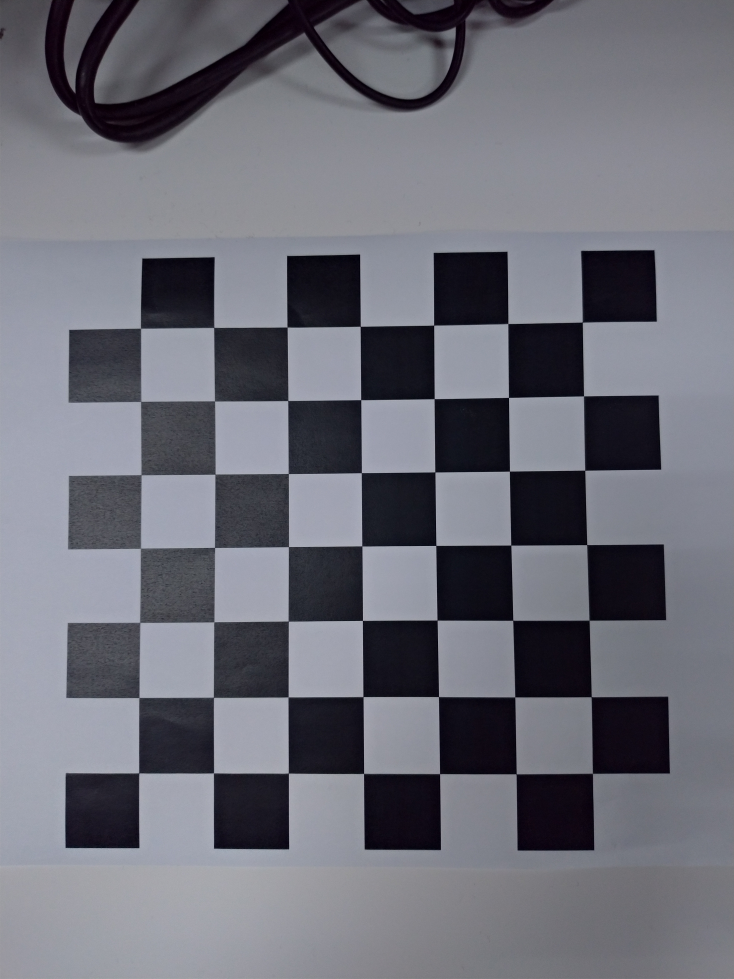
#> input picture CameraCalibration/CV2019_HW1/data/0000.jpg, 2936 x 3916 px (shown at 1/4 size); its folder holds only this picture in this run
$ jupyter execute --allow-errors CameraCallibration.ipynb
#> lines starting #> are read from the running program, lines starting #| are printed output that depends on the picture
[cell 1]
import numpy as np
import cv2
import glob
import matplotlib.pyplot as plt
import camera_calibration_show_extrinsics as show
from PIL import Image

[cell 2]
# prepare object points, like (0,0,0), (1,0,0), (2,0,0) ....,(6,5,0)
# (8,6) is for the given testing images.
# If you use the another data (e.g. pictures you take by your smartphone),
# you need to set the corresponding numbers.
corner_x = 7
corner_y = 7
objp = np.zeros((corner_x*corner_y,3), np.float32)
objp[:,:2] = np.mgrid[0:corner_x, 0:corner_y].T.reshape(-1,2)

# Arrays to store object points and image points from all the images.
objpoints = [] # 3d points in real world space
imgpoints = [] # 2d points in image plane.

# Make a list of calibration images
images = glob.glob('data/*.jpg')

# Step through the list and search for chessboard corners
print('Start finding chessboard corners...')
for idx, fname in enumerate(images):
    img = cv2.imread(fname)
#> img is the input picture: shape (3916, 2936, 3); mean B, G, R 119, 109.5, 108.7
    gray = cv2.cvtColor(img, cv2.COLOR_BGR2GRAY)
    plt.imshow(gray)

    #Find the chessboard corners
    print('find the chessboard corners of',fname)
    ret, corners = cv2.findChessboardCorners(gray, (corner_x,corner_y), None)
#> ret = True; corners = 49 rows, first 8: [2329.3, 1288.7], [2334.3, 1585.9], [2339.3, 1881.6], [2347.6, 2180.1], [2357, 2482.5], [2366.3, 2787.1], [2369.5, 3095.4], [2032, 1296.7]

    # If found, add object points, image points
    if ret == True:
        objpoints.append(objp)
        imgpoints.append(corners)

        # Draw and display the corners
        cv2.drawChessboardCorners(img, (corner_x,corner_y), corners, ret)
        plt.imshow(img)


#######################################################################################################
#                                Homework 1 Camera Calibration                                        #
#               You need to implement camera calibration(02-camera p.76-80) here.                     #
#   DO NOT use the function directly, you need to write your own calibration function from scratch.   #
#                                          H I N T                                                    #
#                        1.Use the points in each images to find Hi                                   #
#                        2.Use Hi to find out the intrinsic matrix K                                  #
#                        3.Find out the extrensics matrix of each images.                             #
#######################################################################################################
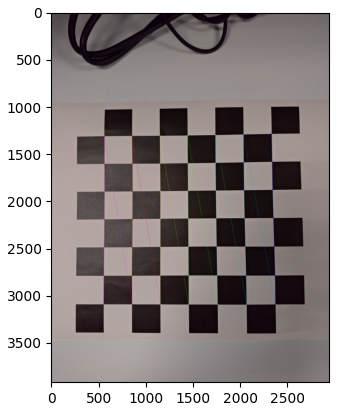
#> figure drawn by matplotlib, 1 panel; B, G, R data is drawn as R, G, B

[cell 3]
def callibrateCamera(objpoints, imgpoints, corner_x, corner_y):
#> called with corner_x = 7, corner_y = 7
    num_points = corner_x*corner_y
    H_list = []
    for objp, imgp in zip(objpoints,imgpoints):
        # Homography
        A = np.zeros((num_points*2, 9))
        for i in range(num_points):
            A[i*2,:] = [objp[i,0], objp[i,1], 1, 0, 0, 0, -objp[i,0]*imgp[i,0,0], -objp[i,1]*imgp[i,0,0], -imgp[i,0,0]]
            A[i*2+1,:] = [0, 0, 0, objp[i,0], objp[i,1], 1, -objp[i,0]*imgp[i,0,1], -objp[i,1]*imgp[i,0,1], -imgp[i,0,1]]
        [U,S,V]=np.linalg.svd(A)
        m = V[np.argmin(S)]
        m *= 1/m[-1]
        #print("This value should be close to zero: "+str(np.sum(np.dot(A,m))))
        H = m.reshape((3,3))
        H_list.append(H)
#> this loop made 1 pass
#> pass 1, in callibrateCamera, `[U,S,V]=np.linalg.svd(A)`:
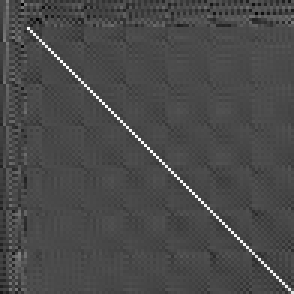
#> U: shape (98, 98) float64 (shown 3 times larger); min -0.395, max 0.97, mean -0.00021; drawn with min black and max white
#> after the loop, H_list = [[[-4.67, -291.7, 2327.6], [284.8, 7.71, 1293.5], [-0.00495, 0.00258, 1]]]
    # intrinsic matrix
    def get_intrinsic_parameters(H_r):
        M = len(H_r)
#> M = 1
        V = np.zeros((2*M, 6), np.float64)

        def v_pq(p, q, H):
            v = np.array([
                    H[0, p]*H[0, q],
                    H[0, p]*H[1, q] + H[1, p]*H[0, q],
                    H[1, p]*H[1, q],
                    H[2, p]*H[0, q] + H[0, p]*H[2, q],
                    H[2, p]*H[1, q] + H[1, p]*H[2, q],
                    H[2, p]*H[2, q]
                ])
            return v

        for i in range(M):
            H = H_r[i]
            V[2*i] = v_pq(p=0, q=1, H=H)
            V[2*i + 1] = np.subtract(v_pq(p=0, q=0, H=H), v_pq(p=1, q=1, H=H))
#> this loop made 1 pass
#> after the loop, V = [[1361.8, -83106.2, 2196.8, 1.43, 0.698, -1.28e-05], [-85039.4, 1839.1, 81066.3, 1.55, -2.86, 1.79e-05]]

        # solve V.b = 0
        [U,S,V]=np.linalg.svd(V)
#> U = [[-0.0131, 1], [1, 0.0131]]; S = [117507.5, 83139.2]; V = [[-0.724, 0.0249, 0.69, 1.31e-05, -2.44e-05, 1.53e-10], [0.00294, -0.999, 0.0392, 1.75e-05, 7.94e-06, -1.51e-10], [0.69, 0.0304, 0.723, 1.03e-06, 1.33e-05, -1.22e-10], [8.69e-06, 1.71e-05, -1.04e-05, 1, 3.47e-10, -1.93e-15], [-2.69e-05, 8.14e-06, 6.91e-06, -1.8e-10, 1, 4.51e-15], [1.95e-10, -1.51e-10, -1.2e-11, 2.69e-15, 2.05e-15, 1]]
        b = V[np.argmin(S)]
#> b = [0.00294, -0.999, 0.0392, 1.75e-05, 7.94e-06, -1.51e-10]
        return b

    b = get_intrinsic_parameters(H_list)

    B = [[b[0], b[1], b[3]],
        [b[1], b[2], b[4]],
        [b[3], b[4], b[5]]]
#> B = [[0.00294, -0.999, 1.75e-05], [-0.999, 0.0392, 7.94e-06], [1.75e-05, 7.94e-06, -1.51e-10]]
    K = np.linalg.cholesky(B).T
    K = np.linalg.inv(K)
    K *= 1/K[-1][-1]
    print(K)
    # extrinsic matrix
    rvec = []
    tvec = []
    for H in H_list:
        h1 = H[:,0]
        h2 = H[:,1]
        h3 = H[:,2]
        tmp = np.dot(np.linalg.inv(K),h1)
        lamda = 1/np.linalg.norm(tmp,2)
        r1 = lamda*np.dot(np.linalg.inv(K),h1).reshape(-1, 1)
        r2 = lamda*np.dot(np.linalg.inv(K),h2).reshape(-1, 1)
        rvec_ = np.concatenate((r1, r2), axis=1)
        r = cv2.Rodrigues(rvec_)
        t =  lamda*np.dot(np.linalg.inv(K),h3).reshape(-1, 1)
        rvec.append(r[0])
        tvec.append(t)
    return K, rvec, tvec

#> (a cell that did not finish here is left out)

[cell 5]
print('Camera calibration...')
img_size = (img.shape[1], img.shape[0])
ret, mtx, dist, rvecs, tvecs = cv2.calibrateCamera(objpoints, imgpoints, img_size,None,None)
#> ret = 1.29; mtx = [[840.7, 0, 1489.1], [0, 839, 1968.3], [0, 0, 1]]; dist = [[0.0175, -0.00631, -0.00182, -0.000342, 0.00073]]; rvecs = ([-0.0061, 0.0197, 1.56],); tvecs = ([2.84, -2.29, 2.88],)
print(mtx)
#| [[8.40714383e+02 0.00000000e+00 1.48906578e+03]
#|  [0.00000000e+00 8.39036704e+02 1.96825064e+03]
#|  [0.00000000e+00 0.00000000e+00 1.00000000e+00]]

$ run again, on CameraCalibration/CV2019_HW1/data/0004.jpg
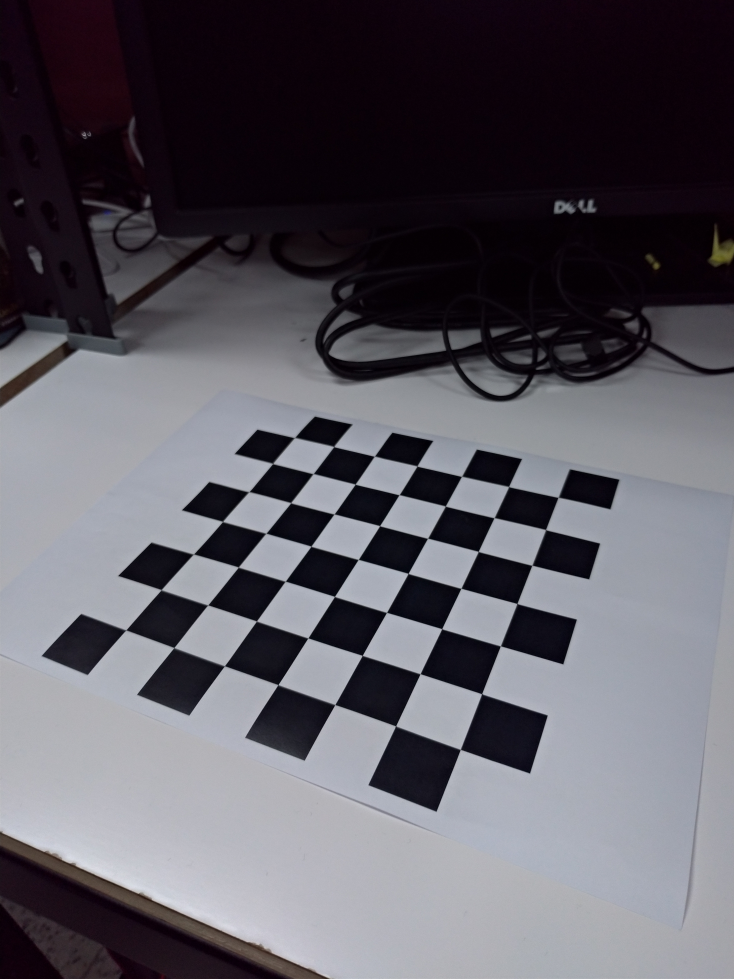
#> input picture CameraCalibration/CV2019_HW1/data/0004.jpg, 2936 x 3916 px (shown at 1/4 size)
#> img is the input picture: shape (3916, 2936, 3); mean B, G, R 98.4, 90.5, 93.1
#> `ret, corners = cv2.findChessboardCorners(gray, (corner_x,corner_y), No..`: ret = True; corners = 49 rows, first 8: [505.9, 2519.6], [646, 2360.5], [775, 2217.5], [893.8, 2089], [997, 1968.5], [1092.5, 1856], [1179.5, 1751.5], [696.5, 2592]
#> `[cell 2] # prepare object points, like (0,0,0), (1,0,0), (2,0,0) ....,..`:
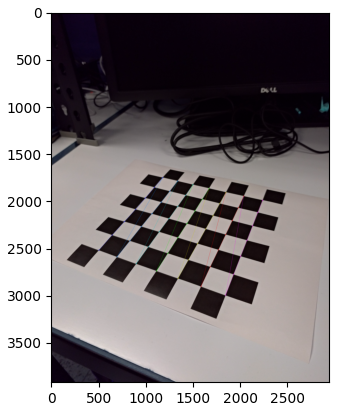
#> figure drawn by matplotlib, 1 panel; B, G, R data is drawn as R, G, B
#> the loop in callibrateCamera, `for objp, imgp in zip(objpoints,imgpoints):` made 1 pass
#> pass 1, in callibrateCamera, `[U,S,V]=np.linalg.svd(A)`:
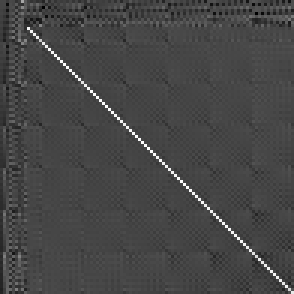
#> U: shape (98, 98) float64 (shown 3 times larger); min -0.372, max 0.973, mean -0.00139; drawn with min black and max white
#> after the loop in callibrateCamera, `for objp, imgp in zip(objpoints,imgpoints):`: H_list = [[[175.8, 172.4, 508], [-32.14, -1.35, 2521.5], [0.0542, -0.0269, 1]]]
#> M = 1
#> the loop in get_intrinsic_parameters, `for i in range(M):` made 1 pass
#> after the loop in get_intrinsic_parameters, `for i in range(M):`: V = [[30308.7, -5778.2, 43.25, 4.62, 0.792, -0.00146], [1159.2, -10833.2, 1031, 28.35, -3.56, 0.00222]]
#> in get_intrinsic_parameters, `[U,S,V]=np.linalg.svd(V)`: U = [[-0.993, -0.115], [-0.115, 0.993]]; S = [31037.7, 10413.1]; V = [[-0.974, 0.225, -0.00521, -0.000253, -1.22e-05, 3.85e-08], [-0.225, -0.97, 0.0979, 0.00265, -0.000348, 2.28e-07], [0.017, 0.0965, 0.995, -0.00013, 1.72e-05, -1.13e-08], [0.000351, 0.00264, -0.000131, 1, 4.67e-07, -3.06e-10], [-9.03e-05, -0.000337, 1.69e-05, 4.56e-07, 1, 4.05e-11], [8.88e-08, 2.13e-07, -1.08e-08, -2.9e-10, 3.95e-11, 1]]
#> in get_intrinsic_parameters, `b = V[np.argmin(S)]`: b = [-0.225, -0.97, 0.0979, 0.00265, -0.000348, 2.28e-07]
#> B = [[-0.225, -0.97, 0.00265], [-0.97, 0.0979, -0.000348], [0.00265, -0.000348, 2.28e-07]]
#> `ret, mtx, dist, rvecs, tvecs = cv2.calibrateCamera(objpoints, imgpoint..`: ret = 2.18; mtx = [[2919.9, 0, 1634.8], [0, 2912.9, 1995.7], [0, 0, 1]]; dist = [[-0.0612, 2.31, -0.0212, 0.0226, -8.12]]; rvecs = ([-0.778, -0.493, -1.12],); tvecs = ([-4.84, 2.28, 12.27],)
#| [[2.91994666e+03 0.00000000e+00 1.63483842e+03]
#|  [0.00000000e+00 2.91287135e+03 1.99573658e+03]
#|  [0.00000000e+00 0.00000000e+00 1.00000000e+00]]

$ run again, on CameraCalibration/CV2019_HW1/data/0005.jpg
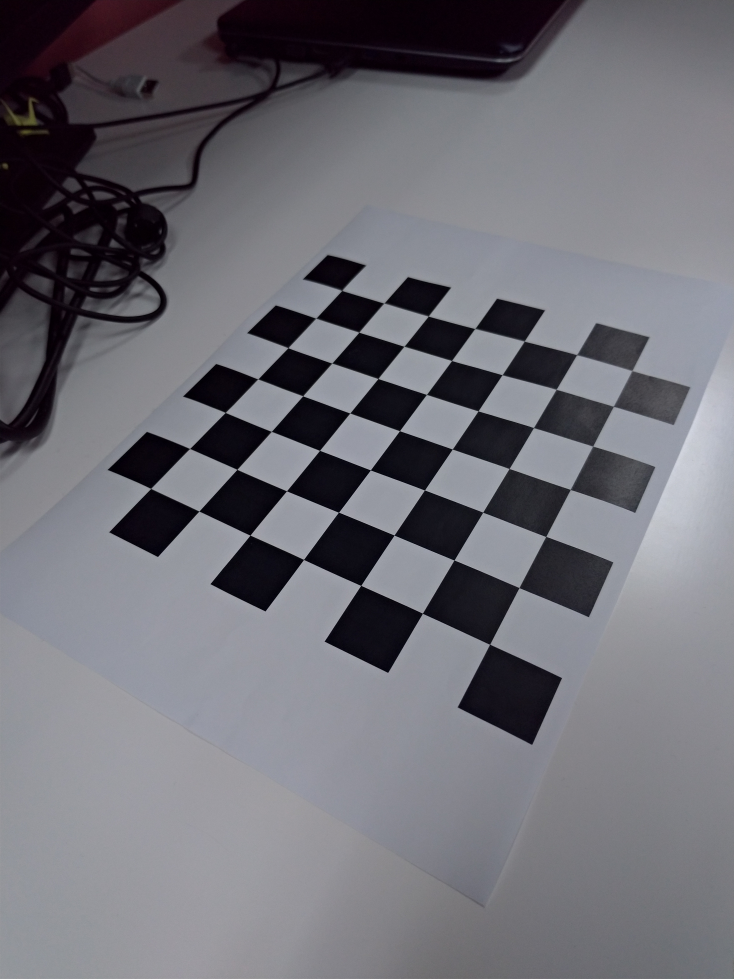
#> input picture CameraCalibration/CV2019_HW1/data/0005.jpg, 2936 x 3916 px (shown at 1/4 size)
#> img is the input picture: shape (3916, 2936, 3); mean B, G, R 117.4, 110.4, 111.1
#> `ret, corners = cv2.findChessboardCorners(gray, (corner_x,corner_y), No..`: ret = True; corners = 49 rows, first 8: [1368.5, 1163.5], [1537.7, 1215.2], [1715.1, 1266.5], [1901, 1317.3], [2098.5, 1366], [2307.5, 1420.5], [2529.5, 1484], [1265.2, 1275.2]
#> `[cell 2] # prepare object points, like (0,0,0), (1,0,0), (2,0,0) ....,..`:
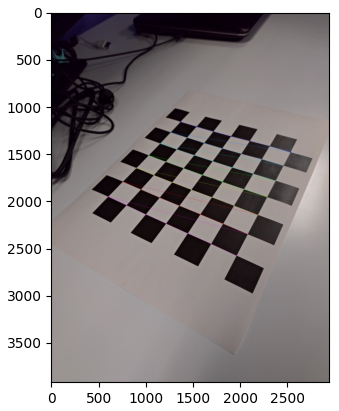
#> figure drawn by matplotlib, 1 panel; B, G, R data is drawn as R, G, B
#> the loop in callibrateCamera, `for objp, imgp in zip(objpoints,imgpoints):` made 1 pass
#> pass 1, in callibrateCamera, `[U,S,V]=np.linalg.svd(A)`:
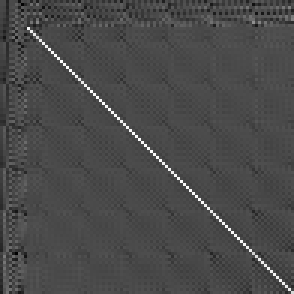
#> U: shape (98, 98) float64 (shown 3 times larger); min -0.402, max 0.973, mean -0.00147; drawn with min black and max white
#> after the loop in callibrateCamera, `for objp, imgp in zip(objpoints,imgpoints):`: H_list = [[[128.6, -146.9, 1369.2], [15.49, 66.04, 1168], [-0.0256, -0.0339, 1]]]
#> M = 1
#> the loop in get_intrinsic_parameters, `for i in range(M):` made 1 pass
#> after the loop in get_intrinsic_parameters, `for i in range(M):`: V = [[-18894.7, 6215.4, 1022.8, -0.603, -2.21, 0.000867], [-5056.5, 23389.9, -4120.8, -16.54, 3.69, -0.000496]]
#> in get_intrinsic_parameters, `[U,S,V]=np.linalg.svd(V)`: U = [[-0.558, -0.83], [-0.83, 0.558]]; S = [27363.7, 15412.7]; V = [[0.539, -0.836, 0.104, 0.000514, -6.67e-05, -2.64e-09], [0.834, 0.512, -0.204, -0.000566, 0.000253, -6.46e-08], [0.117, 0.197, 0.973, -8.21e-05, 3.07e-05, -7.13e-09], [0.000205, 0.000736, -8.93e-05, 1, 9.72e-08, -2.07e-11], [-0.000179, -0.000191, 2.87e-05, 8.27e-08, 1, 8.58e-12], [5.62e-08, 3.23e-08, -5.99e-09, -1.52e-11, 7.8e-12, 1]]
#> in get_intrinsic_parameters, `b = V[np.argmin(S)]`: b = [0.834, 0.512, -0.204, -0.000566, 0.000253, -6.46e-08]
#> B = [[0.834, 0.512, -0.000566], [0.512, -0.204, 0.000253], [-0.000566, 0.000253, -6.46e-08]]
#> `ret, mtx, dist, rvecs, tvecs = cv2.calibrateCamera(objpoints, imgpoint..`: ret = 1.72; mtx = [[2858.5, 0, 1434], [0, 3047.4, 2017.8], [0, 0, 1]]; dist = [[0.191, 0.396, -0.0283, -0.0039, -4.75]]; rvecs = ([-0.716, 0.271, 0.483],); tvecs = ([-0.33, -4.12, 15.27],)
#| [[2.85850587e+03 0.00000000e+00 1.43399464e+03]
#|  [0.00000000e+00 3.04738340e+03 2.01779632e+03]
#|  [0.00000000e+00 0.00000000e+00 1.00000000e+00]]

$ run again, on CameraCalibration/CV2019_HW1/data/0006.jpg
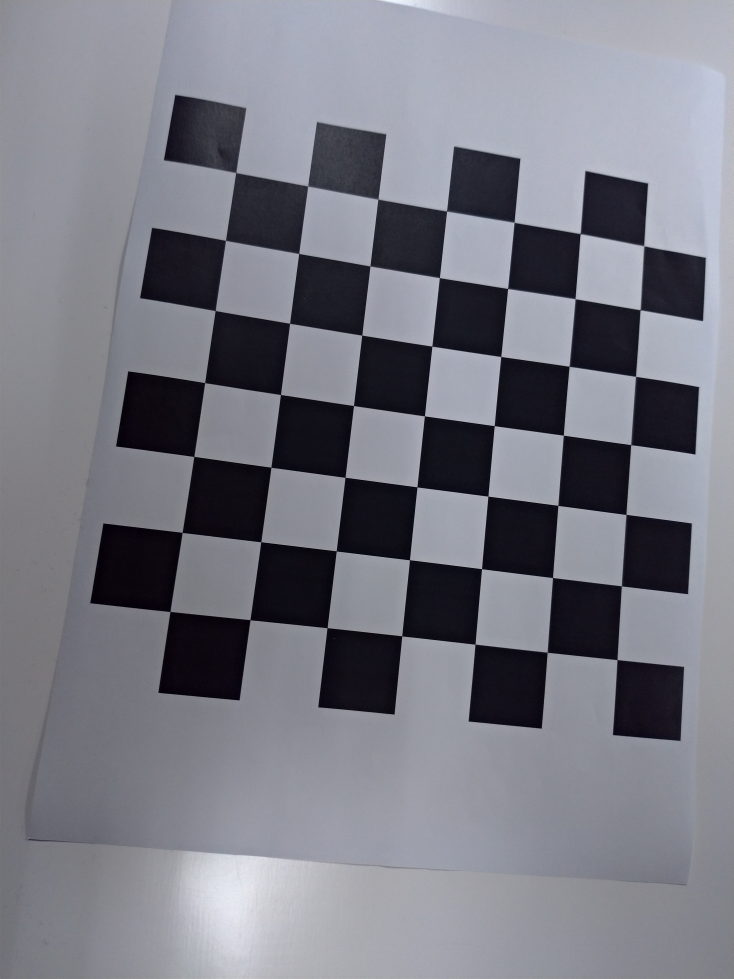
#> input picture CameraCalibration/CV2019_HW1/data/0006.jpg, 2936 x 3916 px (shown at 1/4 size)
#> img is the input picture: shape (3916, 2936, 3); mean B, G, R 131.8, 122.2, 121.3
#> `ret, corners = cv2.findChessboardCorners(gray, (corner_x,corner_y), No..`: ret = True; corners = 49 rows, first 8: [944.5, 692.5], [1232.7, 747.5], [1513.5, 797.5], [1788.3, 847.4], [2057, 890.5], [2321.5, 936.5], [2575.6, 985], [903.9, 964.6]
#> `[cell 2] # prepare object points, like (0,0,0), (1,0,0), (2,0,0) ....,..`:
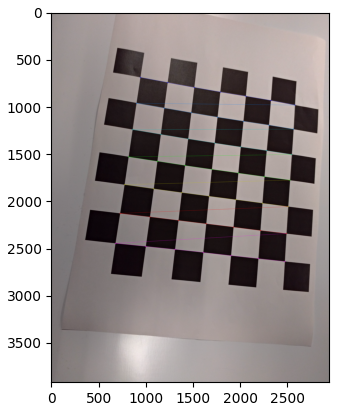
#> figure drawn by matplotlib, 1 panel; B, G, R data is drawn as R, G, B
#> the loop in callibrateCamera, `for objp, imgp in zip(objpoints,imgpoints):` made 1 pass
#> pass 1, in callibrateCamera, `[U,S,V]=np.linalg.svd(A)`:
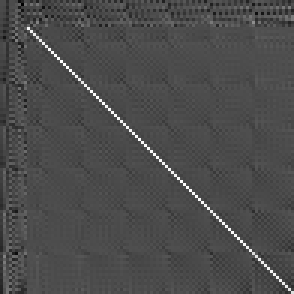
#> U: shape (98, 98) float64 (shown 3 times larger); min -0.415, max 0.972, mean -0.00169; drawn with min black and max white
#> after the loop in callibrateCamera, `for objp, imgp in zip(objpoints,imgpoints):`: H_list = [[[301, -51.96, 944.6], [59.26, 259.7, 695.7], [0.0112, -0.0131, 1]]]
#> M = 1
#> the loop in get_intrinsic_parameters, `for i in range(M):` made 1 pass
#> after the loop in get_intrinsic_parameters, `for i in range(M):`: V = [[-15640.4, 75087, 15389.2, -4.52, 2.14, -0.000147], [87913.2, 62663.3, -63917.1, 5.39, 8.11, -4.49e-05]]
#> in get_intrinsic_parameters, `[U,S,V]=np.linalg.svd(V)`: U = [[0.225, 0.974], [0.974, -0.225]]; S = [127603.3, 74684]; V = [[0.644, 0.611, -0.461, 3.32e-05, 6.57e-05, -6.01e-10], [-0.469, 0.791, 0.393, -7.52e-05, 3.45e-06, -1.78e-09], [0.605, -0.0371, 0.796, 3.41e-05, 4.48e-06, 6.82e-10], [-7.73e-05, 4.04e-05, 1.77e-05, 1, 8.85e-10, -1.08e-13], [-4.34e-05, -4.27e-05, 2.54e-05, -2.96e-09, 1, -2.24e-14], [-8.59e-10, 1.8e-09, -1.21e-10, -2.88e-14, 6.49e-14, 1]]
#> in get_intrinsic_parameters, `b = V[np.argmin(S)]`: b = [-0.469, 0.791, 0.393, -7.52e-05, 3.45e-06, -1.78e-09]
#> B = [[-0.469, 0.791, -7.52e-05], [0.791, 0.393, 3.45e-06], [-7.52e-05, 3.45e-06, -1.78e-09]]
#> `ret, mtx, dist, rvecs, tvecs = cv2.calibrateCamera(objpoints, imgpoint..`: ret = 1.51; mtx = [[3094.4, 0, 1538.1], [0, 3109.2, 1888.9], [0, 0, 1]]; dist = [[0.28, -1.67, -0.00682, 0.00026, 3.16]]; rvecs = ([-0.157, -0.134, 0.122],); tvecs = ([-2.06, -4.11, 10.94],)
#| [[3.09435267e+03 0.00000000e+00 1.53808025e+03]
#|  [0.00000000e+00 3.10921199e+03 1.88891428e+03]
#|  [0.00000000e+00 0.00000000e+00 1.00000000e+00]]
